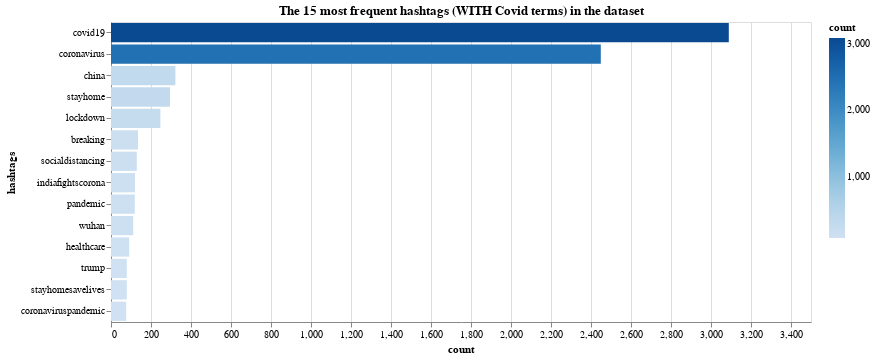

Notebook code for this chart:
### Markdown cell above
In order to have a bette bar chart some hashtags with a similar meaning have been deleted, the result is the following:

### Code cell
l2 = ["covid2019","staysafe","stayathome","covid_19","covidー19","covid","corona","coronavirusoutbreak"]
l3 = [x for x in cmt_list_covid if x not in l2]

clean_out = dict(nltk.FreqDist(l3))


clean_df = pd.DataFrame.from_dict(clean_out, orient='index').reset_index()
clean_df = clean_df.rename(columns={'index':'hashtags', 0:'count'})
#print(df)
#alt.renderers.enable('altair_viewer',inline=True)

clean_char = alt.Chart(
    clean_df
).mark_bar().encode(
    x=alt.X('count:Q'),
    y=alt.Y('hashtags:N',sort='-x'),
    color=alt.Color('count:Q',scale=alt.Scale(scheme="blues"))
).transform_window(
    rank='rank(count)',
    sort=[alt.SortField('count', order='descending')]
).transform_filter(
    (alt.datum.rank < 15)
).properties(width=700, height=300, title = "The 15 most frequent hashtags (WITH Covid terms) in the dataset")

clean_char

### Figure 1 — Vega-Lite specification as saved in the notebook (floating-point values rounded to 4 significant figures; data arrays with more than 128 entries replaced by an {"elided": "..."} marker saying what was removed)
{"config": {"view": {"continuousWidth": 400, "continuousHeight": 300}}, "data": {"name": "data-21f7863408d0fff1149d64ca6749e378"}, "mark": "bar", "encoding": {"color": {"type": "quantitative", "field": "count", "scale": {"scheme": "blues"}}, "x": {"type": "quantitative", "field": "count"}, "y": {"type": "nominal", "field": "hashtags", "sort": "-x"}}, "height": 300, "title": "The 15 most frequent hashtags (WITH Covid terms) in the dataset", "transform": [{"window": [{"op": "rank", "field": "count", "as": "rank"}], "sort": [{"field": "count", "order": "descending"}]}, {"filter": "(datum.rank < 15)"}], "width": 700, "$schema": "https://vega.github.io/schema/vega-lite/v4.8.1.json", "datasets": {"data-21f7863408d0fff1149d64ca6749e378": {"elided": "19719 records"}}}
